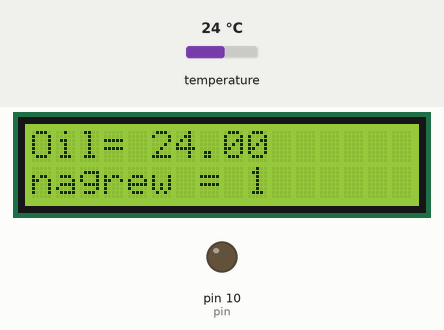
This sketch was run on a simulated Arduino Uno, built with avr-gcc and run on an emulated ATmega328P. Shown: 16×2 character LCD, output pins drawn as LEDs (lit = HIGH). The test bench sets the inputs (shaded band); at power-on: temperature 24 °C. What the sketch prints to the serial monitor is not drawn.

Above: at 3.0 s.
3.1 s: temperature set to 12 °C
At 9.2 s:
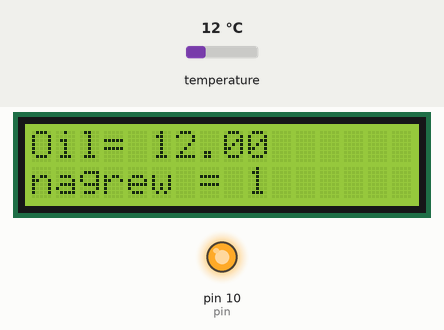
9.4 s: temperature set to 19 °C
At 12.0 s:
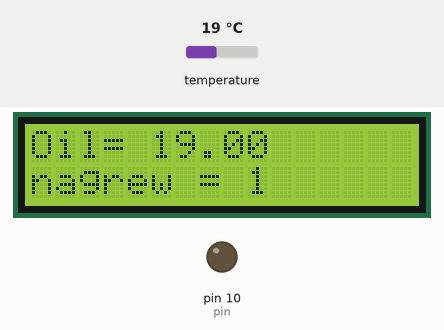
14.7 s: temperature set to 28 °C
At 16.9 s:
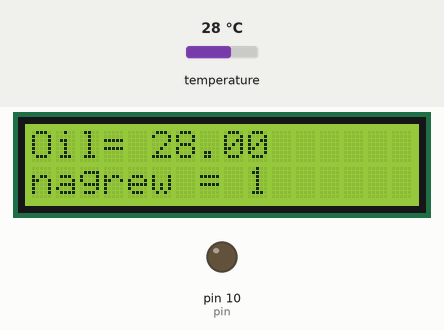
Timing chart, 0 to 25.0 s (numbered marks = the images above; inputs shaded):
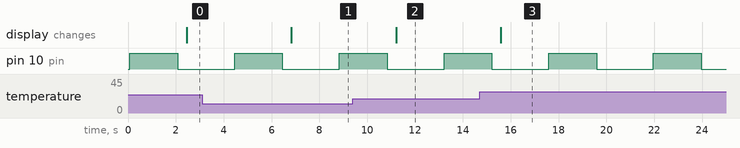

Measured:
- after the input at 3.1 s, the display: changes after 3.7 s (image 1)
- after the input at 9.4 s, the display: changes after 1.8 s (image 2)
- after the input at 14.7 s, the display: changes after 0.89 s (image 3)
- by itself, pin 10 (pin): alternates HIGH for 2.0 s and LOW for 2.4 s

The sketch:

proba_temp.ino
```cpp
#include <LiquidCrystal.h>
LiquidCrystal lcd(2,3,4,5,6,7);

#include <DallasTemperature.h>
OneWire ow_oil(9);              //пин подключения датчика темп масла
DallasTemperature oil(&ow_oil);
DeviceAddress oilAddress;
#include <OneWire.h>
float oil_var;
int pin=10;
boolean flag;
void setup(void)
{
  lcd.begin(16,2);
  lcd.print("helo world");
   Serial.begin(9600);
   oil.begin();
    // точность 0,5 градуса
  oil.setResolution(9);
 pinMode(pin,OUTPUT);
digitalWrite(pin,LOW);
}
void loop(void)
{
  if(oil_var<=100)
  {
    flag=true;
  digitalWrite(pin,HIGH);
  delay(2000);
  }
  else flag=false;
  digitalWrite(pin,LOW);
   oil.requestTemperatures();
 delay(40);

 Serial.print("oil ");
 Serial.println(oil.getTempCByIndex(0));
 delay(200);
Serial.println();

 ow_oil.reset_search();

 if(!oil.getAddress(oilAddress,0)){Serial.println("datchika oil net");}

 oil_var=oil.getTempCByIndex(0);
 Serial.print("oil_var= ");
 Serial.print(oil_var);
 Serial.println();
 lcd.setCursor(0,0);
 lcd.print("Oil= ");
 lcd.print(oil_var);
 lcd.setCursor(0,1);
 lcd.print("nagrew = ");
 lcd.print(flag);
 delay(2000);

}
```
